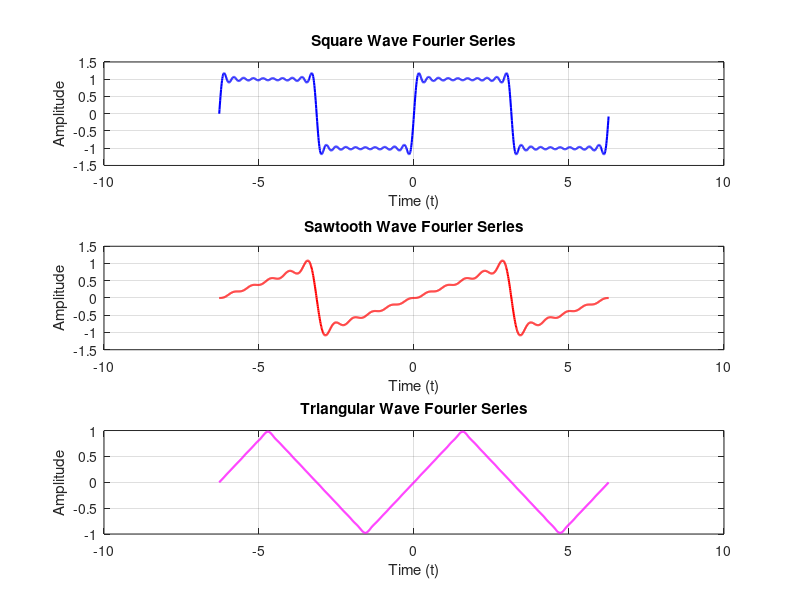

MATLAB code to generate this figure: (Note: this script raises an error after producing the figure.)

clc;
clear;
close all;

t = -2*pi:0.01:2*pi;
N = 10;

% 1. Square Wave Fourier Series
sq = zeros(size(t));
for n = 1:2:2*N
    sq = sq + (4/pi)*sin(n*t)/n;
end

% 2. Sawtooth Wave Fourier Series
sw = zeros(size(t));
for n = 1:N
    sw = sw + (2/pi)*(-1)^(n+1)*sin(n*t)/n;
end

% 3. Triangular Wave Fourier Series
tr = zeros(size(t));
for n = 1:2:2*N
    tr = tr + (8/pi^2)*((-1)^((n-1)/2))*sin(n*t)/n^2;
end

% Plot all waveforms
figure('Color','k');

subplot(3,1,1);
plot(t,sq,'b','LineWidth',1.5);
title('Square Wave Fourier Series');
xlabel('Time (t)');
ylabel('Amplitude');
grid on;

subplot(3,1,2);
plot(t,sw,'r','LineWidth',1.5);
title('Sawtooth Wave Fourier Series');
xlabel('Time (t)');
ylabel('Amplitude');
grid on;

subplot(3,1,3);
plot(t,tr,'m','LineWidth',1.5);
title('Triangular Wave Fourier Series');
xlabel('Time (t)');
ylabel('Amplitude');
grid on;

sgtitle('Experiment No. 7: Fourier Series');
